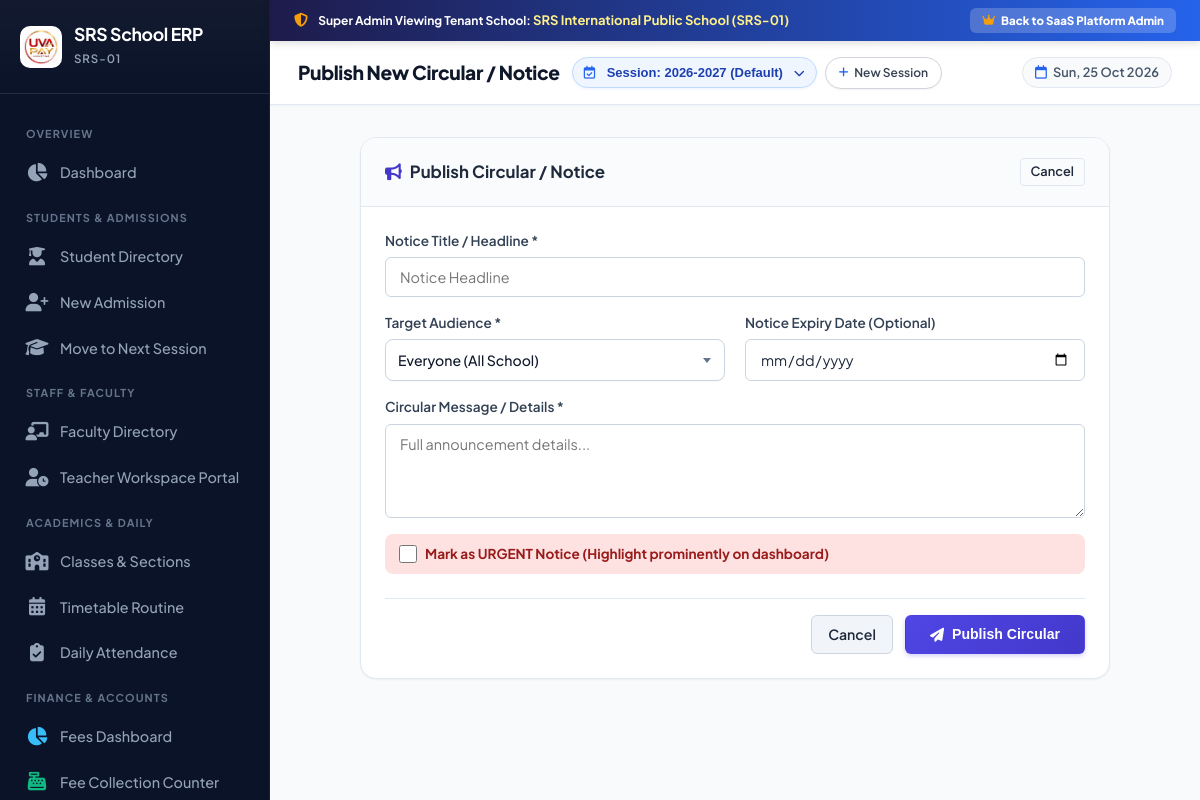
The app's page /notices/new/ (signed in) with its own data.
### school_erp/models.py (models this page shows, shortened)
class SchoolProfile(models.Model):
    name = models.CharField(max_length=150, default="SRS International Public School")
    short_name = models.CharField(max_length=50, blank=True, default="SRS School ERP")
    tagline = models.CharField(max_length=200, blank=True, default="Empowering Minds, Shaping Futures")
    affiliation_number = models.CharField(max_length=100, blank=True, default="CBSE-AFF/2026/SRS8892")
    board = models.CharField(max_length=50, blank=True, default="CBSE")
    school_code = models.CharField(max_length=50, default="SRS-DEL-042")
    address = models.TextField(blank=True, default="SRS Knowledge Park, Knowledge Boulevard, Sector 62, New Delhi - 110092")
    phone = models.CharField(max_length=30, blank=True, default="+91 98765 43210 / 011-23456789")
    email = models.EmailField(blank=True, default="contact@srsschool.edu.in")
    website = models.URLField(blank=True, default="https://srsschool.edu.in")
    principal_name = models.CharField(max_length=100, blank=True, default="Dr. Rajeshwar Sharma, Ph.D.")
    currency_symbol = models.CharField(max_length=10, blank=True, default="₹")
    academic_year = models.CharField(max_length=20, blank=True, default="2026-2027")
    logo = models.ImageField(upload_to='school_logos/', blank=True, null=True, help_text="Official School Logo for Receipts & Reports")
    principal_signature = models.ImageField(upload_to='school_signatures/', blank=True, null=True, help_text="Principal Signature / Official Stamp")
    upi_id = models.CharField(max_length=100, blank=True, default="srsschool@upi", help_text="College / School UPI ID for QR Payments")
    upi_payee_name = models.CharField(max_length=150, blank=True, default="SRS International Public School", help_text="Payee Name displayed in UPI apps")
    upi_qr_code = models.ImageField(upload_to='school_qr/', blank=True, null=True, help_text="Bank Merchant UPI QR Code Image")
    enable_qr_collection = models.BooleanField(default=True, help_text="Show QR Code on Fee Counter & Slips")
    registered_session_name = models.CharField(max_length=50, default="2026-2027", help_text="Initial registration session. School cannot create past sessions.")
    registered_session_start_date = models.DateField(default=datetime.date(2026, 4, 1), help_text="Anchor start date of registration session")
    subscription_plan_name = models.CharField(max_length=100, default="Standard SaaS Plan (₹499/mo)")
    subscription_monthly_fee = models.DecimalField(max_digits=10, decimal_places=2, default=Decimal('499.00'))
    subscription_start_date = models.DateField(default=datetime.date.today)
    subscription_end_date = models.DateField(default=datetime.date(2026, 10, 28))
    is_active = models.BooleanField(default=True, help_text="Set false by Super Admin to deactivate school access")
    notes = models.TextField(blank=True, null=True, help_text="Admin remarks / payment references")
    created_at = models.DateTimeField(default=timezone.now)
    @property
    def days_remaining(self):
        if not self.subscription_end_date:
            return 0
        today = timezone.now().date()
        return (self.subscription_end_date - today).days
    class Meta:
        verbose_name = "School Profile"
        verbose_name_plural = "School Profiles"

### school_erp/views.py (the view)
# urls.py: path('notices/new/', views.notice_create_view, name='notice_create'),
def notice_create_view(request):
    ctx = get_school_context(request)
    school = ctx['school']
    if request.method == 'POST':
        form = NoticeForm(request.POST)
        if form.is_valid():
            notice = form.save(commit=False)
            notice.school = school
            notice.save()
            messages.success(request, f"Notice '{notice.title}' published successfully!")
            return redirect('notices')
    else:
        form = NoticeForm()
    ctx.update({'form': form, 'title': 'Publish New Circular / Notice'})
    return render(request, 'school_erp/notice_form.html', ctx)

### templates/school_erp/notice_form.html (shortened to what this page needs)
{% extends 'school_erp/base.html' %}
{% block page_title %}{{ title }}{% endblock %}
{% block content %}
<div class="card-panel" style="max-width:750px; margin:0 auto;">
  <div class="card-header">
    <h3><i class="fa-solid fa-bullhorn" style="color:var(--primary);"></i> Publish Circular / Notice</h3>
    <a href="{% url 'notices' %}" class="btn btn-outline btn-sm">Cancel</a>
  </div>
  <div class="card-body">
    <form method="POST">
      <div class="form-group">
        <label class="form-label">Notice Title / Headline *</label>
        {{ form.title }}
      </div>
      <div style="display:grid; grid-template-columns: 1fr 1fr; gap:1.25rem;">
        <div class="form-group">
          <label class="form-label">Target Audience *</label>
        </div>
        <div class="form-group">
          <label class="form-label">Notice Expiry Date (Optional)</label>
          {{ form.expiry_date }}
        </div>
      </div>
      <div class="form-group">
        <label class="form-label">Circular Message / Details *</label>
        {{ form.content }}
      </div>
      <div style="display:flex; align-items:center; gap:8px; margin: 1rem 0; background:#fee2e2; padding:10px 14px; border-radius:8px;">
        {{ form.is_urgent }}
        <label class="form-label" style="margin-bottom:0; color:#991b1b; font-weight:700;">
          Mark as URGENT Notice (Highlight prominently on dashboard)
        </label>
      </div>
      <div style="display:flex; justify-content:flex-end; gap:12px; margin-top:1.5rem; border-top:1px solid #e2e8f0; padding-top:1rem;">
        <a href="{% url 'notices' %}" class="btn btn-secondary">Cancel</a>
        <button type="submit" class="btn btn-primary" style="padding:10px 24px;">
          <i class="fa-solid fa-paper-plane"></i> Publish Circular
        </button>
      </div>
    </form>
  </div>
</div>
{% endblock %}

### templates/school_erp/base.html (shortened to what this page needs)
{% load static %}
<!DOCTYPE html>
<html lang="en">
<head>
  <link rel="stylesheet" href="https://cdnjs.cloudflare.com/ajax/libs/font-awesome/6.5.1/css/all.min.css">
  <link rel="stylesheet" href="{% static 'school_erp/css/style.css' %}">
  <link rel="stylesheet" href="https://cdn.jsdelivr.net/npm/select2@4.1.0-rc.0/dist/css/select2.min.css">
<body>
  <div class="app-container">
    <aside class="sidebar">
      <div class="brand-section">
        {% if school.logo %}
        <div class="brand-logo-img" style="width:42px; height:42px; border-radius:10px; overflow:hidden; background:#ffffff; display:flex; align-items:center; justify-content:center; flex-shrink:0; padding:2px; border:1px solid rgba(255,255,255,0.2);">
          <img src="{{ school.logo.url }}" alt="{{ school.name }}" style="max-width:100%; max-height:100%; object-fit:contain;">
        </div>
        {% else %}
        <div class="brand-logo-icon">
          <i class="fa-solid fa-graduation-cap"></i>
        </div>
        {% endif %}
        <div class="brand-info">
          <h2 title="{{ school.name }}">{{ school.short_name|default:school.name|truncatechars:18 }}</h2>
          <span>{{ school.school_code|default:"Enterprise Portal" }}</span>
        </div>
      </div>
      <ul class="nav-menu">
        <li class="nav-header">Overview</li>
        <li class="nav-item {% if request.resolver_match.url_name == 'dashboard' %}active{% endif %}">
          <a href="{% url 'dashboard' %}">
            <span class="nav-icon"><i class="fa-solid fa-chart-pie"></i></span>
            <span>Dashboard</span>
          </a>
        </li>
        {% if user_perms.can_manage_students %}
        <li class="nav-header">Students & Admissions</li>
        <li class="nav-item {% if 'student' in request.resolver_match.url_name and request.resolver_match.url_name != 'student_create' and 'promote' not in request.resolver_match.url_name %}active{% endif %}">
          <a href="{% url 'student_list' %}">
            <span class="nav-icon"><i class="fa-solid fa-user-graduate"></i></span>
            <span>Student Directory</span>
          </a>
        </li>
        <li class="nav-item {% if request.resolver_match.url_name == 'student_create' %}active{% endif %}">
          <a href="{% url 'student_create' %}">
            <span class="nav-icon"><i class="fa-solid fa-user-plus"></i></span>
            <span>New Admission</span>
          </a>
        </li>
        <li class="nav-item {% if request.resolver_match.url_name == 'student_bulk_promote' %}active{% endif %}">
          <a href="{% url 'student_bulk_promote' %}">
            <span class="nav-icon"><i class="fa-solid fa-graduation-cap"></i></span>
            <span>Move to Next Session</span>
          </a>
        </li>
        {% endif %}
        {% if user_perms.can_manage_users %}
        <li class="nav-header">Staff & Faculty</li>
        <li class="nav-item ">
          <a href="{% url 'teacher_list' %}">
            <span class="nav-icon"><i class="fa-solid fa-chalkboard-user"></i></span>
            <span>Faculty Directory</span>
          </a>
        </li>
        <li class="nav-item {% if request.resolver_match.url_name == 'teacher_portal' %}active{% endif %}">
          <a href="{% url 'teacher_portal' %}">
            <span class="nav-icon"><i class="fa-solid fa-user-clock"></i></span>
            <span>Teacher Workspace Portal</span>
          </a>
        </li>
        {% endif %}
        {% if user_perms.can_manage_classes or user_perms.can_manage_timetable or user_perms.can_manage_attendance %}
        <li class="nav-header">Academics & Daily</li>
        {% if user_perms.can_manage_classes %}
        <li class="nav-item {% if request.resolver_match.url_name == 'classes' %}active{% endif %}">
          <a href="{% url 'classes' %}">
            <span class="nav-icon"><i class="fa-solid fa-school"></i></span>
            <span>Classes & Sections</span>
          </a>
        </li>
        {% endif %}
        {% if user_perms.can_manage_timetable %}
        <li class="nav-item {% if request.resolver_match.url_name == 'timetable' %}active{% endif %}">
          <a href="{% url 'timetable' %}">
            <span class="nav-icon"><i class="fa-solid fa-calendar-days"></i></span>
            <span>Timetable Routine</span>
          </a>
        </li>
        {% endif %}
        {% if user_perms.can_manage_attendance %}
        <li class="nav-item {% if 'attendance' in request.resolver_match.url_name %}active{% endif %}">
          <a href="{% url 'attendance' %}">
            <span class="nav-icon"><i class="fa-solid fa-clipboard-check"></i></span>
            <span>Daily Attendance</span>
          </a>
        </li>
        {% endif %}
        {% endif %}
        {% if user_perms.can_manage_fees %}
        <li class="nav-header">Finance & Accounts</li>
        <li class="nav-item {% if request.resolver_match.url_name == 'fees_dashboard' or request.resolver_match.url_name == 'fees_dashboard_alias' %}active{% endif %}">
          <a href="{% url 'fees_dashboard' %}">
            <span class="nav-icon"><i class="fa-solid fa-chart-pie" style="color:#38bdf8;"></i></span>
            <span>Fees Dashboard</span>
          </a>
        </li>
        <li class="nav-item {% if request.resolver_match.url_name == 'fee_counter' %}active{% endif %}">
          <a href="{% url 'fee_counter' %}">
            <span class="nav-icon"><i class="fa-solid fa-cash-register" style="color:#10b981;"></i></span>
            <span>Fee Collection Counter</span>
          </a>
        </li>
        {% endif %}
      </ul>
    </aside>
    <div class="main-wrapper">
      {% if is_platform_superadmin and request.session.saas_active_school_id %}
      <div class="btn-no-print no-print" style="background:linear-gradient(90deg, #1e1b4b, #2563eb); color:#ffffff; padding:8px 24px; font-size:12px; font-weight:700; display:flex; justify-content:space-between; align-items:center; z-index:100; box-shadow:0 2px 8px rgba(0,0,0,0.15);">
        <div>
          <i class="fa-solid fa-shield-halved" style="color:#f59e0b; margin-right:8px; font-size:14px;"></i>
          Super Admin Viewing Tenant School: <strong style="color:#fef08a; font-size:13px;">{{ school.name }} ({{ school.school_code }})</strong>
        </div>
        <a href="{% url 'saas_admin_dashboard' %}" style="background:rgba(255,255,255,0.2); color:#fff; text-decoration:none; padding:4px 12px; border-radius:6px; font-size:11.5px; font-weight:800; display:inline-flex; align-items:center; gap:6px;">
          <i class="fa-solid fa-crown" style="color:#f59e0b;"></i> Back to SaaS Platform Admin
        </a>
      </div>
      {% endif %}
      <header class="topbar">
        <div class="topbar-left" style="display:flex; align-items:center; gap:12px; flex-wrap:wrap;">
          <h1 class="page-title" style="margin:0;">
            {% block page_title %}Dashboard Overview{% endblock %}
          </h1>
          <div class="session-switcher-container" style="display:inline-flex; align-items:center; gap:8px;">
            <form action="{% url 'switch_academic_session' %}" method="POST" id="headerSessionForm" style="margin:0; display:inline-flex; align-items:center;">
              <div style="position:relative; display:inline-flex; align-items:center;">
                <span style="position:absolute; left:12px; pointer-events:none; color:#2563eb; font-size:13px; z-index:2;">
                </span>
                <select name="session_id" id="headerAcademicSessionSelect" onchange="document.getElementById('headerSessionForm').submit()" class="no-select2"
                        title="Switch Academic Session"
                        style="appearance:none; -webkit-appearance:none; padding:7px 32px 7px 34px; background:#eff6ff; border:1.5px solid #bfdbfe; border-radius:30px; font-size:13px; font-weight:700; color:#1e40af; cursor:pointer; outline:none; transition:all 0.2s cubic-bezier(0.4, 0, 0.2, 1); box-shadow:0 1px 3px rgba(37,99,235,0.08);">
                  {% for s in all_academic_sessions %}
                  <option value="{{ s.id }}" {% if active_session and active_session.id == s.id %}selected{% endif %}>
                    Session: {{ s.name }} {% if s.is_current %}(Default){% endif %}
                  </option>
                  {% empty %}
                  <option value="">No Session Found</option>
                  {% endfor %}
                </select>
                <span style="position:absolute; right:12px; pointer-events:none; color:#1e40af; font-size:11px; z-index:2;">
                </span>
              </div>
            </form>
            {% if user_perms.can_manage_sessions %}
            <a href="{% url 'academic_sessions_manage' %}" class="btn-new-session" title="Manage / Create Academic Sessions"
               style="display:inline-flex; align-items:center; gap:6px; padding:6px 13px; background:#ffffff; border:1.5px solid #d1d5db; border-radius:20px; font-size:12px; font-weight:600; color:#374151; text-decoration:none; box-shadow:0 1px 2px rgba(0,0,0,0.05); transition:all 0.15s ease;"
               onmouseover="this.style.borderColor='#2563eb'; this.style.color='#2563eb';"
               onmouseout="this.style.borderColor='#d1d5db'; this.style.color='#374151';">
              <i class="fa-solid fa-plus" style="color:#2563eb; font-size:11px;"></i>
              <span>New Session</span>
            </a>
            {% endif %}
          </div>
        </div>
        <div class="topbar-right">
          <div class="topbar-date">
            <i class="fa-regular fa-calendar"></i>
            <span id="liveClock">{% now "D, d M Y" %}</span>
          </div>
        </div>
      </header>
      <main class="content-body">
        {% block content %}{% endblock %}
      </main>
    </div>
  </div>
</body>
</html>

### records on screen
SchoolProfile: logo (picture), short_name "SRS School ERP", school_code "SRS-01", name "SRS International Public School"

### other values on screen
{{ title }} "Publish New Circular / Notice"
